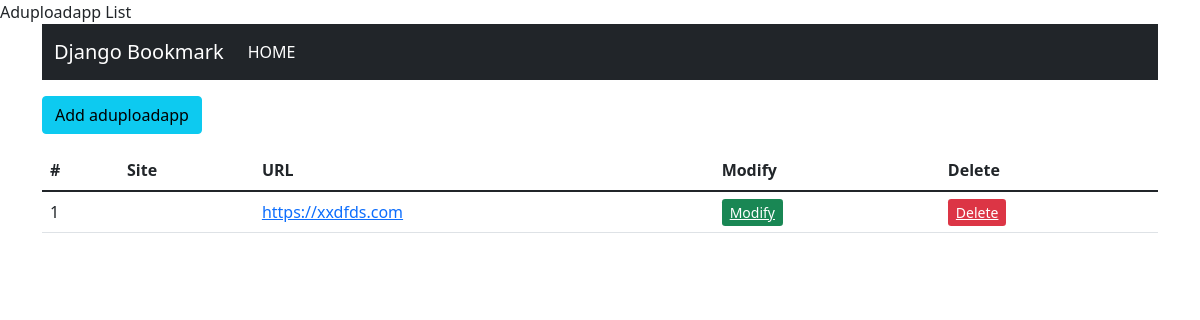
/aduploadapp/, run on an earlier commit of the app's database.
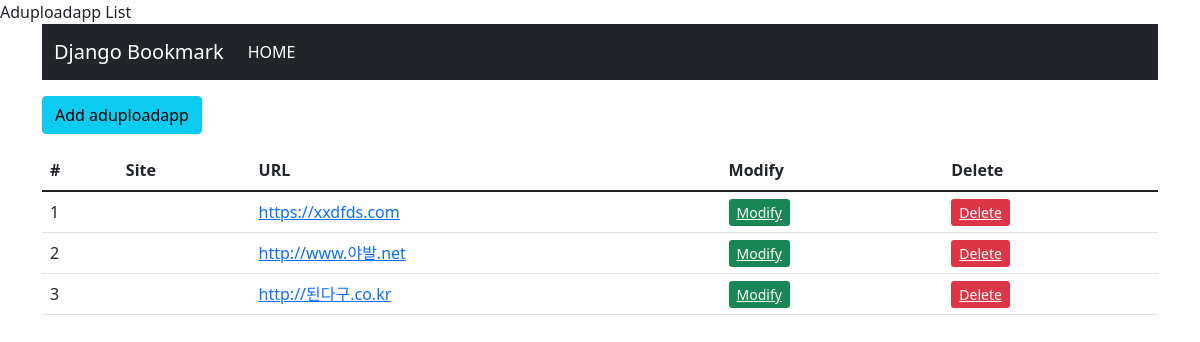
And on a later commit of the database.
### aduploadapp/models.py (models this page shows, shortened)
class Aduploadapp(models.Model):
    site_name = models.CharField(max_length=200)
    url = models.URLField(verbose_name='Site URL') #Site URL 이 뭐지? .. 아 별병을 설정함. 이걸로 보인다.

### aduploadapp/views.py (the view)
# urls.py: path('',AduploadappListView.as_view(), name='list'), #http://127.0.0.1/Aduploadapp/ list ?
class AduploadappListView(ListView): # class Adupload의 ListView 란 뜻으로 만들었다
    model = Aduploadapp # db에 등록된 Aduploadapp 데이터 전체를 반환하여 준다

### aduploadapp/templates/aduploadapp/aduploadapp_list.html (shortened to what this page needs)
{% extends 'base.html' %}
{% block content %}
<div class="btn-group">
    <a href="{% url 'add' %}" class = "btn btn-info">Add aduploadapp</a>
</div>
<table class="table">
    <thead>
        <tr>
            <th scope="col">#</th>
            <th scope="col">Site</th>
            <th scope="col">URL</th>
            <th scope="col">Modify</th>
            <th scope="col">Delete</th>
        </tr>
    </thead>
    <tbody>
        {% for aduploadapp in object_list %}
        <tr>
            <td>{{ forloop.counter }}</td>
            <td><a href="{% url 'detail' pk=aduploadapp.id %}"> {{ aduplaodapp.site_name }}</a></td>
            <td><a href="{{ adupload.site_name }}" target="_blank">{{ aduploadapp.url }}</a></td>
            <td><a href="{% url 'update' pk=aduploadapp.id %}" class="bnt btn-success btn-sm">Modify</a></td>
            <td><a href="{% url 'delete' pk=aduploadapp.id %}" class="bnt btn-danger btn-sm">Delete</a></td>
        </tr>
        {% endfor %}
    </tbody>
</table>
{% endblock %}

### templates/base.html (shortened to what this page needs)
{% load static %}
<!doctype html>
<html lang="en">
<head>
    <link href="https://cdn.jsdelivr.net/npm/bootstrap@5.1.3/dist/css/bootstrap.min.css" rel="stylesheet"
>
    <link rel="stylesheet" href="{% static 'style.css' %}"
    <title>{% block title %} {% endblock %}</title>
</head>
<body>
    <div class="container">
        <nav class="navbar navbar-expand-lg navbar-dark bg-dark">
            <div class="container-fluid">
                <a class="navbar-brand" href="#">Django Bookmark</a>
                <div class="collapse navbar-collapse" id="navbarSupportedContent">
                    <ul class="navbar-nav me-auto mb-2 mb-lg-0">
                        <li class="nav-item">
                            <a class="nav-link active" aria-current="page" href="#">HOME</a>
                        </li>
                    </ul>
                </div>
            </div>
        </nav>
        <div class="row">
            <div class="col">
                {% block content %}
                {% endblock %}
            </div>
        </div>
    </div>
</body>
</html>

What changed in the data, as far as the page shows it:
added Aduploadapp: url "http://www.야발.net"
added Aduploadapp: url "http://된다구.co.kr"
